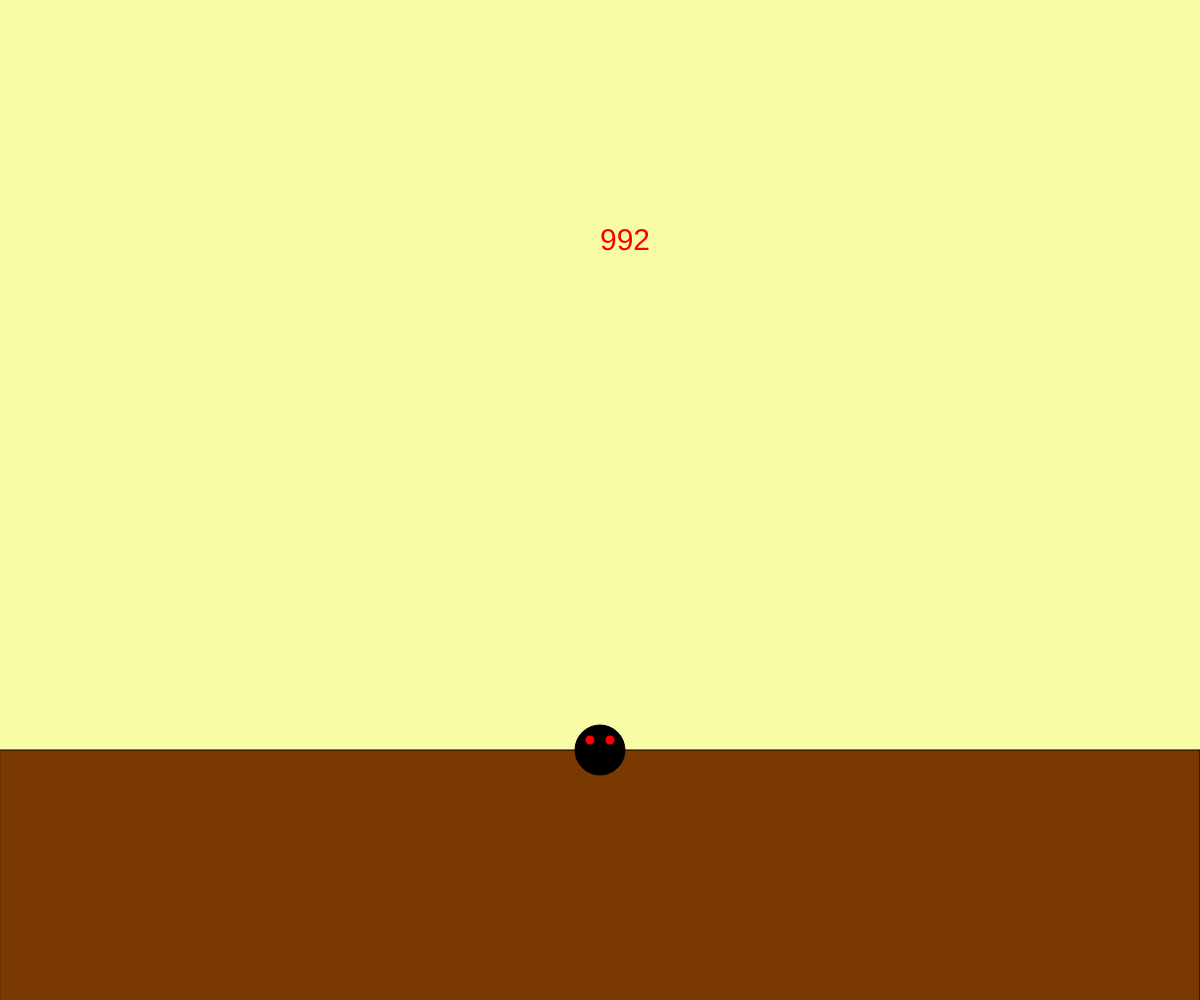
Frame 1 (no input)
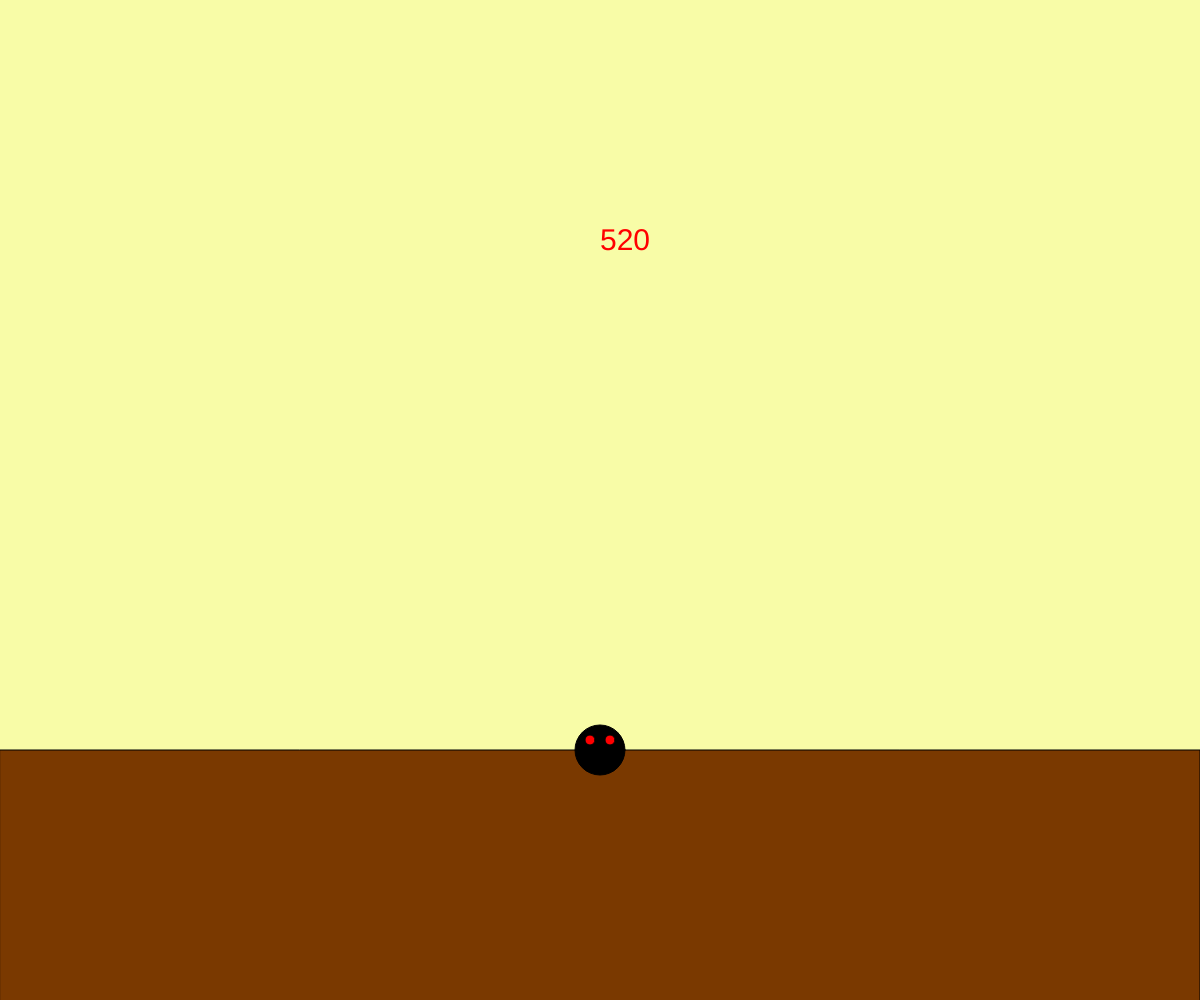
Frame 60 (no input)
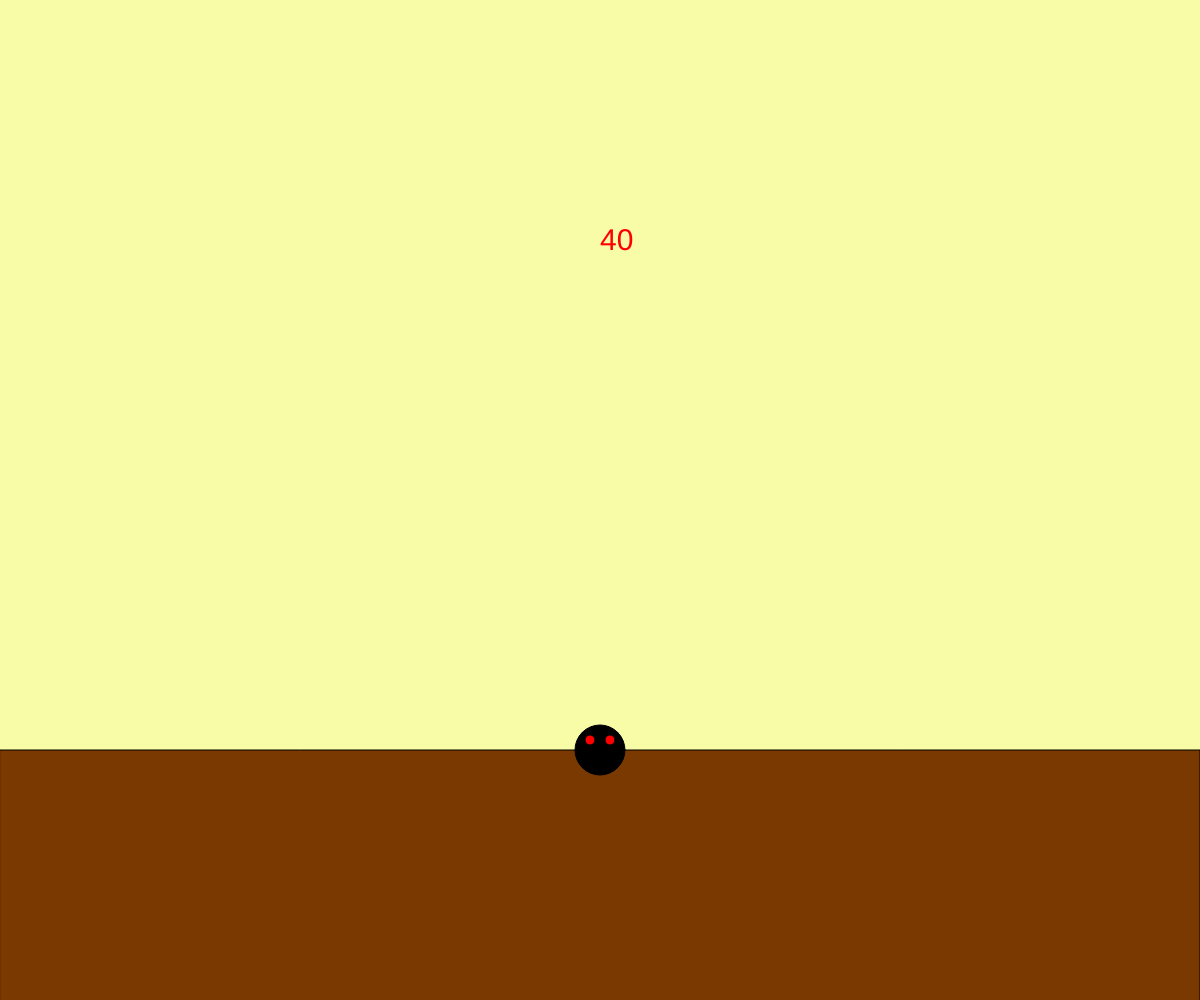
Frame 120 (the mouse pressed at the canvas centre since frame 60)

The p5.js sketch that drew these frames (run headless with seeded random() and noise() and a simulated clock; from frame 60 on, the mouse is pressed at the canvas centre):

// p5.js sketch
// ── sketch.js
// Pawsitively the worst
// Samuel Risling
// Date
//
// Extra for Experts:
// - describe what you did to take this project "above and beyond"


let start = true;
let end = false;
let main = false;
let ex,why;
let posX = 0;
let posY = 0;
let allow = 0;
let s = 1000;
let possibleBox = [200, 500, 800, 1100, 1400];

function spawnItem(){

}

function setup() {
  createCanvas(windowWidth, windowHeight);
  ex = width/2;
  why = (height/2) * 1.5;
}

function timer(){
  
  s = s - (Math.round(deltaTime* 0.5).toFixed(2));

  textSize(30);
  text(s, width/2, height/4);
}

function character(ex, why){
  fill(0,0,0); 
  ellipse(ex,why, 50, 50);
  fill(255, 0, 0);
  ellipse(ex - 10, why - 10, 10, 10 );
  ellipse(ex + 10,why - 10, 10, 10);

}


function keyPressed(){
  if(keyCode === LEFT_ARROW) {
    if(allow > -2) {
      ex -= 300;
      allow --;
    }
  }

  if(keyCode === RIGHT_ARROW){
    if(allow < 2){
      ex += 300;
      allow ++;
    }
  }
  print(ex);
}

function ground(){
  fill(122,57,0);
  rect(0, (height / 2) * 1.5, windowWidth, 400);
}

function draw() {
  background(248, 252, 167);
  ground();
  character(ex, why);
  timer();
}
